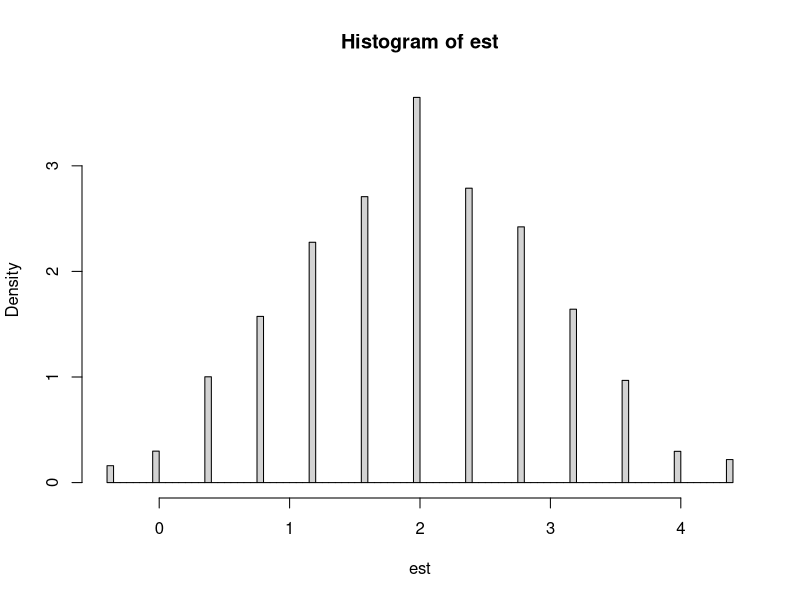

The R script that drew this image:
#
# Simulation Study showing the benefits of randomization and blocking 
#

# t --  confounding variable that we want to block on 
t <- rep(1:5, each = 2)

# d --- treatment variable (binary): to be allocated below

# data-generating process depending on t and d
generate_response <- function(d, t){

beta0 <- 3 # intercept
alpha <- 2 # treatment effect
beta_t <- 1 # effect of confounder

X <- cbind(1, d, t)     
y <- X %*% c(beta0, alpha, beta_t)

y    
}    

### SETUP 1 --- we assign the first 5 subjects to treatment
d <- rep(c(1,0), each = 5)

# resulting "treatment effect" estimate 

y1 <- generate_response(d,t)

mean(y1[d == 1]) - mean(y1[d == 0]) 
# treatment effect estimate is heavily biased (-0.4 vs. 2[= truth]) 

### SETUP 2 --- full randomization 
    
nrepl <- 1E4 # we consider 10,000 randomizations, take avg.
est <- numeric(nrepl) 

for(i in 1:nrepl){
    d <- numeric(10)
    d[sample(1:10, 5, replace = FALSE)] <- 1
    y_i <- generate_response(d,t)
    est[i] <- mean(y_i[d == 1]) - mean(y_i[d == 0]) 

}

# mean estimator is unbiased, but variance of the estimator
# is huge. 

hist(est, nclass = 100, prob = T)
mean(est)
sd(est)


### SETUP 3 --- randomization within the following blocks
### for the variable t: [1 -- 2][3 -- 4][5]

blocks <- list(c(1,2),c(3,4),5)
block_sizes <- c(4,4,2)

nrepl <- 1E4 # we consider 10,000 randomizations, take avg.
est_block <- numeric(nrepl) 

for(i in 1:nrepl){
    d <- numeric(10)
    for(j in 1:length(blocks)){
        block_j <- which(t %in% blocks[[j]])
        s_j <- sample(block_j, block_sizes[j]/2, replace = FALSE) 
        d[s_j] <- 1
    }
    y_i <- generate_response(d,t)
    est_block[i] <- mean(y_i[d == 1]) - mean(y_i[d == 0]) 
}

mean(est_block)
sd(est_block)

# the variability of the estimator is almost reduced by
# a factor of 3!

### SETUP 3 --- randomization within the following blocks
### for the variable t: [1][2][3][4][5] (complete paired design).

blocks <- list(1,2,3,4,5)
block_sizes <- c(2,2,2,2,2)

nrepl <- 1E4 # we consider 10,000 randomizations, take avg.
est_block <- numeric(nrepl) 

for(i in 1:nrepl){
    d <- numeric(10)
    for(j in 1:length(blocks)){
        block_j <- which(t %in% blocks[[j]])
        s_j <- sample(block_j, block_sizes[j]/2, replace = FALSE) 
        d[s_j] <- 1
    }
    y_i <- generate_response(d,t)
    est_block[i] <- mean(y_i[d == 1]) - mean(y_i[d == 0]) 
}

mean(est_block)
sd(est_block)

# the variability of the estimator is zero!
